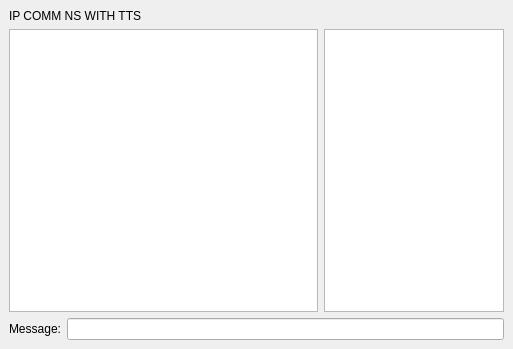
<?xml version="1.0" encoding="UTF-8"?>
<ui version="4.0">
 <class>ChatDialog</class>
 <widget class="QDialog" name="ChatDialog">
  <property name="geometry">
   <rect>
    <x>0</x>
    <y>0</y>
    <width>513</width>
    <height>349</height>
   </rect>
  </property>
  <property name="windowTitle">
   <string>Chat</string>
  </property>
  <layout class="QVBoxLayout">
   <property name="spacing">
    <number>6</number>
   </property>
   <property name="leftMargin">
    <number>9</number>
   </property>
   <property name="topMargin">
    <number>9</number>
   </property>
   <property name="rightMargin">
    <number>9</number>
   </property>
   <property name="bottomMargin">
    <number>9</number>
   </property>
   <item>
    <widget class="QLabel" name="label_2">
     <property name="text">
      <string>IP COMM NS WITH TTS</string>
     </property>
    </widget>
   </item>
   <item>
    <layout class="QHBoxLayout">
     <property name="spacing">
      <number>6</number>
     </property>
     <property name="leftMargin">
      <number>0</number>
     </property>
     <property name="topMargin">
      <number>0</number>
     </property>
     <property name="rightMargin">
      <number>0</number>
     </property>
     <property name="bottomMargin">
      <number>0</number>
     </property>
     <item>
      <widget class="QTextEdit" name="textEdit">
       <property name="focusPolicy">
        <enum>Qt::NoFocus</enum>
       </property>
       <property name="readOnly">
        <bool>true</bool>
       </property>
      </widget>
     </item>
     <item>
      <widget class="QListWidget" name="listWidget">
       <property name="maximumSize">
        <size>
         <width>180</width>
         <height>16777215</height>
        </size>
       </property>
       <property name="focusPolicy">
        <enum>Qt::NoFocus</enum>
       </property>
      </widget>
     </item>
    </layout>
   </item>
   <item>
    <layout class="QHBoxLayout">
     <property name="spacing">
      <number>6</number>
     </property>
     <property name="leftMargin">
      <number>0</number>
     </property>
     <property name="topMargin">
      <number>0</number>
     </property>
     <property name="rightMargin">
      <number>0</number>
     </property>
     <property name="bottomMargin">
      <number>0</number>
     </property>
     <item>
      <widget class="QLabel" name="label">
       <property name="text">
        <string>Message:</string>
       </property>
      </widget>
     </item>
     <item>
      <widget class="QLineEdit" name="lineEdit"/>
     </item>
    </layout>
   </item>
  </layout>
 </widget>
 <resources/>
 <connections/>
</ui>
